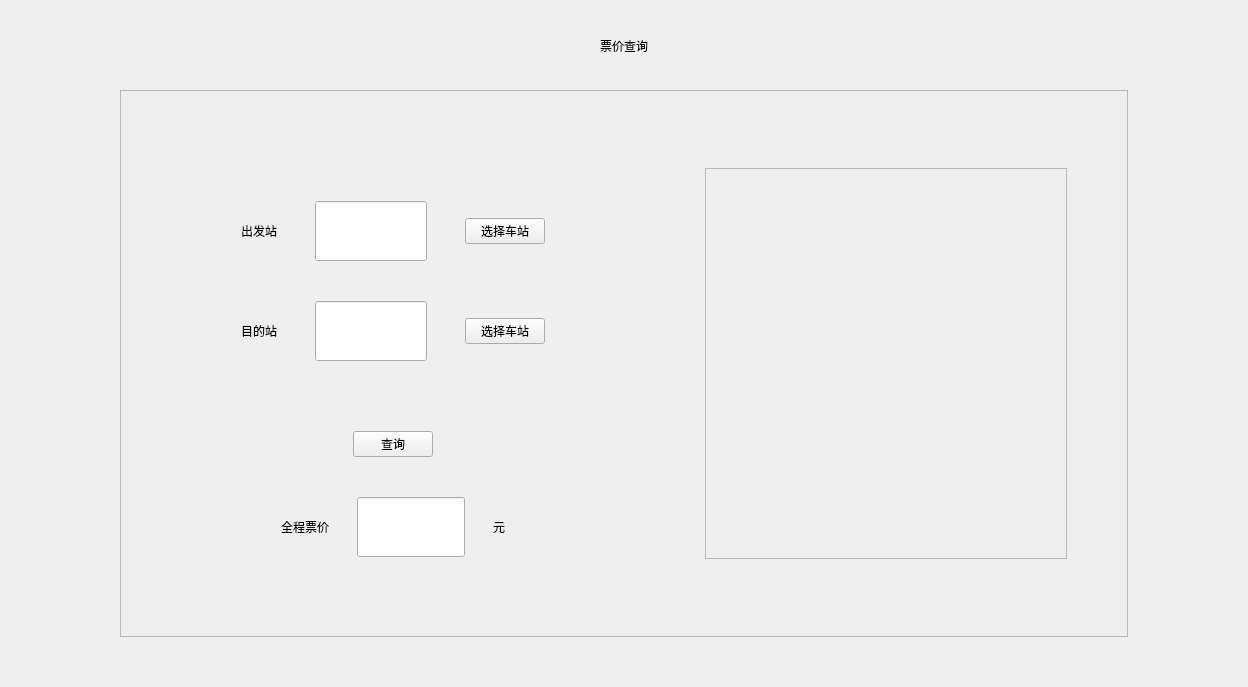
<?xml version="1.0" encoding="UTF-8"?>
<ui version="4.0">
 <class>TicketPriceWidget</class>
 <widget class="QWidget" name="TicketPriceWidget">
  <property name="geometry">
   <rect>
    <x>0</x>
    <y>0</y>
    <width>1248</width>
    <height>687</height>
   </rect>
  </property>
  <property name="windowTitle">
   <string>Form</string>
  </property>
  <layout class="QHBoxLayout" name="horizontalLayout">
   <property name="spacing">
    <number>0</number>
   </property>
   <property name="leftMargin">
    <number>0</number>
   </property>
   <property name="topMargin">
    <number>0</number>
   </property>
   <property name="rightMargin">
    <number>0</number>
   </property>
   <property name="bottomMargin">
    <number>0</number>
   </property>
   <item>
    <widget class="QWidget" name="infoBg" native="true">
     <layout class="QVBoxLayout" name="verticalLayout_3">
      <property name="spacing">
       <number>34</number>
      </property>
      <property name="leftMargin">
       <number>120</number>
      </property>
      <property name="topMargin">
       <number>36</number>
      </property>
      <property name="rightMargin">
       <number>120</number>
      </property>
      <property name="bottomMargin">
       <number>50</number>
      </property>
      <item>
       <layout class="QHBoxLayout" name="horizontalLayout_4">
        <item>
         <spacer name="horizontalSpacer_6">
          <property name="orientation">
           <enum>Qt::Horizontal</enum>
          </property>
          <property name="sizeHint" stdset="0">
           <size>
            <width>40</width>
            <height>20</height>
           </size>
          </property>
         </spacer>
        </item>
        <item>
         <widget class="QLabel" name="nameLabel">
          <property name="text">
           <string>票价查询</string>
          </property>
          <property name="alignment">
           <set>Qt::AlignCenter</set>
          </property>
         </widget>
        </item>
        <item>
         <spacer name="horizontalSpacer_7">
          <property name="orientation">
           <enum>Qt::Horizontal</enum>
          </property>
          <property name="sizeHint" stdset="0">
           <size>
            <width>40</width>
            <height>20</height>
           </size>
          </property>
         </spacer>
        </item>
       </layout>
      </item>
      <item>
       <widget class="QFrame" name="centerFrame">
        <property name="frameShape">
         <enum>QFrame::StyledPanel</enum>
        </property>
        <property name="frameShadow">
         <enum>QFrame::Raised</enum>
        </property>
        <layout class="QHBoxLayout" name="horizontalLayout_3">
         <property name="spacing">
          <number>0</number>
         </property>
         <property name="leftMargin">
          <number>0</number>
         </property>
         <property name="topMargin">
          <number>0</number>
         </property>
         <property name="rightMargin">
          <number>0</number>
         </property>
         <property name="bottomMargin">
          <number>0</number>
         </property>
         <item>
          <spacer name="horizontalSpacer_3">
           <property name="orientation">
            <enum>Qt::Horizontal</enum>
           </property>
           <property name="sizeType">
            <enum>QSizePolicy::Fixed</enum>
           </property>
           <property name="sizeHint" stdset="0">
            <size>
             <width>120</width>
             <height>20</height>
            </size>
           </property>
          </spacer>
         </item>
         <item>
          <layout class="QVBoxLayout" name="verticalLayout" stretch="0,0,0,0,0,0,1">
           <item>
            <spacer name="verticalSpacer_3">
             <property name="orientation">
              <enum>Qt::Vertical</enum>
             </property>
             <property name="sizeType">
              <enum>QSizePolicy::Fixed</enum>
             </property>
             <property name="sizeHint" stdset="0">
              <size>
               <width>20</width>
               <height>110</height>
              </size>
             </property>
            </spacer>
           </item>
           <item>
            <layout class="QGridLayout" name="gridLayout">
             <property name="horizontalSpacing">
              <number>38</number>
             </property>
             <property name="verticalSpacing">
              <number>40</number>
             </property>
             <item row="0" column="0">
              <widget class="QLabel" name="text1">
               <property name="text">
                <string>出发站</string>
               </property>
               <property name="alignment">
                <set>Qt::AlignRight|Qt::AlignTrailing|Qt::AlignVCenter</set>
               </property>
              </widget>
             </item>
             <item row="0" column="1">
              <widget class="QLineEdit" name="lineEdit">
               <property name="minimumSize">
                <size>
                 <width>0</width>
                 <height>60</height>
                </size>
               </property>
              </widget>
             </item>
             <item row="0" column="2">
              <widget class="QPushButton" name="selectBtn0">
               <property name="text">
                <string>选择车站</string>
               </property>
              </widget>
             </item>
             <item row="1" column="0">
              <widget class="QLabel" name="text2">
               <property name="text">
                <string>目的站</string>
               </property>
               <property name="alignment">
                <set>Qt::AlignRight|Qt::AlignTrailing|Qt::AlignVCenter</set>
               </property>
              </widget>
             </item>
             <item row="1" column="1">
              <widget class="QLineEdit" name="lineEdit_2">
               <property name="minimumSize">
                <size>
                 <width>0</width>
                 <height>60</height>
                </size>
               </property>
              </widget>
             </item>
             <item row="1" column="2">
              <widget class="QPushButton" name="selectBtn1">
               <property name="text">
                <string>选择车站</string>
               </property>
              </widget>
             </item>
            </layout>
           </item>
           <item>
            <spacer name="verticalSpacer_2">
             <property name="orientation">
              <enum>Qt::Vertical</enum>
             </property>
             <property name="sizeType">
              <enum>QSizePolicy::Fixed</enum>
             </property>
             <property name="sizeHint" stdset="0">
              <size>
               <width>20</width>
               <height>70</height>
              </size>
             </property>
            </spacer>
           </item>
           <item>
            <layout class="QHBoxLayout" name="horizontalLayout_5">
             <item>
              <spacer name="horizontalSpacer_8">
               <property name="orientation">
                <enum>Qt::Horizontal</enum>
               </property>
               <property name="sizeHint" stdset="0">
                <size>
                 <width>40</width>
                 <height>20</height>
                </size>
               </property>
              </spacer>
             </item>
             <item>
              <widget class="QPushButton" name="priceCalBtn">
               <property name="text">
                <string>查询</string>
               </property>
              </widget>
             </item>
             <item>
              <spacer name="horizontalSpacer_9">
               <property name="orientation">
                <enum>Qt::Horizontal</enum>
               </property>
               <property name="sizeHint" stdset="0">
                <size>
                 <width>40</width>
                 <height>20</height>
                </size>
               </property>
              </spacer>
             </item>
            </layout>
           </item>
           <item>
            <spacer name="verticalSpacer_7">
             <property name="orientation">
              <enum>Qt::Vertical</enum>
             </property>
             <property name="sizeHint" stdset="0">
              <size>
               <width>20</width>
               <height>40</height>
              </size>
             </property>
            </spacer>
           </item>
           <item>
            <layout class="QHBoxLayout" name="horizontalLayout_2">
             <property name="spacing">
              <number>28</number>
             </property>
             <item>
              <spacer name="horizontalSpacer_2">
               <property name="orientation">
                <enum>Qt::Horizontal</enum>
               </property>
               <property name="sizeHint" stdset="0">
                <size>
                 <width>40</width>
                 <height>20</height>
                </size>
               </property>
              </spacer>
             </item>
             <item>
              <widget class="QLabel" name="priceText">
               <property name="text">
                <string>全程票价</string>
               </property>
               <property name="alignment">
                <set>Qt::AlignRight|Qt::AlignTrailing|Qt::AlignVCenter</set>
               </property>
              </widget>
             </item>
             <item>
              <widget class="QLineEdit" name="lineEdit_3">
               <property name="minimumSize">
                <size>
                 <width>0</width>
                 <height>60</height>
                </size>
               </property>
               <property name="maximumSize">
                <size>
                 <width>120</width>
                 <height>60</height>
                </size>
               </property>
              </widget>
             </item>
             <item>
              <widget class="QLabel" name="priceUnit">
               <property name="text">
                <string>元</string>
               </property>
               <property name="alignment">
                <set>Qt::AlignLeading|Qt::AlignLeft|Qt::AlignVCenter</set>
               </property>
              </widget>
             </item>
             <item>
              <spacer name="horizontalSpacer">
               <property name="orientation">
                <enum>Qt::Horizontal</enum>
               </property>
               <property name="sizeHint" stdset="0">
                <size>
                 <width>40</width>
                 <height>20</height>
                </size>
               </property>
              </spacer>
             </item>
            </layout>
           </item>
           <item>
            <spacer name="verticalSpacer">
             <property name="orientation">
              <enum>Qt::Vertical</enum>
             </property>
             <property name="sizeHint" stdset="0">
              <size>
               <width>20</width>
               <height>40</height>
              </size>
             </property>
            </spacer>
           </item>
          </layout>
         </item>
         <item>
          <spacer name="horizontalSpacer_4">
           <property name="orientation">
            <enum>Qt::Horizontal</enum>
           </property>
           <property name="sizeType">
            <enum>QSizePolicy::Fixed</enum>
           </property>
           <property name="sizeHint" stdset="0">
            <size>
             <width>160</width>
             <height>20</height>
            </size>
           </property>
          </spacer>
         </item>
         <item>
          <layout class="QVBoxLayout" name="verticalLayout_2" stretch="0,1,0">
           <item>
            <spacer name="verticalSpacer_4">
             <property name="orientation">
              <enum>Qt::Vertical</enum>
             </property>
             <property name="sizeHint" stdset="0">
              <size>
               <width>20</width>
               <height>40</height>
              </size>
             </property>
            </spacer>
           </item>
           <item>
            <widget class="QFrame" name="priceSample">
             <property name="minimumSize">
              <size>
               <width>362</width>
               <height>391</height>
              </size>
             </property>
             <property name="maximumSize">
              <size>
               <width>362</width>
               <height>391</height>
              </size>
             </property>
             <property name="frameShape">
              <enum>QFrame::StyledPanel</enum>
             </property>
             <property name="frameShadow">
              <enum>QFrame::Raised</enum>
             </property>
            </widget>
           </item>
           <item>
            <spacer name="verticalSpacer_5">
             <property name="orientation">
              <enum>Qt::Vertical</enum>
             </property>
             <property name="sizeHint" stdset="0">
              <size>
               <width>20</width>
               <height>40</height>
              </size>
             </property>
            </spacer>
           </item>
          </layout>
         </item>
         <item>
          <spacer name="horizontalSpacer_5">
           <property name="orientation">
            <enum>Qt::Horizontal</enum>
           </property>
           <property name="sizeType">
            <enum>QSizePolicy::Expanding</enum>
           </property>
           <property name="sizeHint" stdset="0">
            <size>
             <width>43</width>
             <height>80</height>
            </size>
           </property>
          </spacer>
         </item>
        </layout>
       </widget>
      </item>
     </layout>
    </widget>
   </item>
  </layout>
 </widget>
 <resources/>
 <connections/>
</ui>
